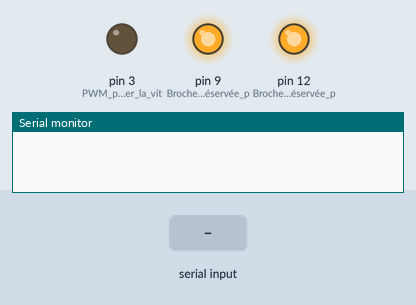
This sketch was run on a simulated Arduino Uno, built with avr-gcc and run on an emulated ATmega328P. Shown: output pins drawn as LEDs (lit = HIGH), the last lines printed to the serial monitor. The inputs (shaded band) are chosen by the test bench.

Above: at 1.2 s.
1.3 s: "a" received over Serial
At 1.8 s:
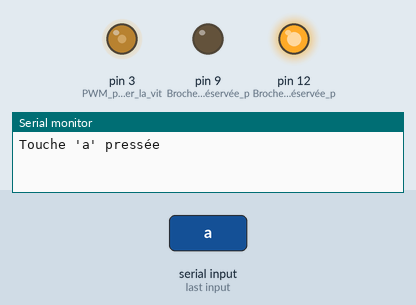
Timing chart, 0 to 4.9 s (numbered marks = the images above; inputs shaded):
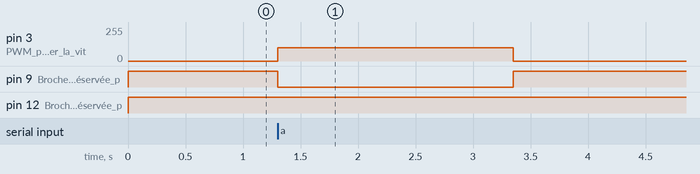

The sketch:

test_mot_v0.ino
```cpp
void setup() {// fonction pour initialiser les pins
  // Démarrez la communication série à une vitesse de 9600 bauds
  Serial.begin(9600);
  pinMode(12, OUTPUT); // Broche Arduino réservée pour le sens de rotation du moteur A
  pinMode(9, OUTPUT); // Broche Arduino réservée pour le freinage du moteur A
  pinMode(3,OUTPUT);// PWM pour contrôler la vitesse du moteur (0 à 255)
}

void loop() {
  digitalWrite(12, HIGH); // Le moteur A tourne dans le sens normal
  digitalWrite(9, HIGH); // Activation du frein moteur A (HIGH)
  analogWrite(3,0); // Pas de vitesse pour le moteur A (PWM)

  // Vérifiez si des données sont disponibles sur le port série
    // On lit le caractère reçu
    char receivedChar = Serial.read();

    //On exécute la fonction a si on a reçu le caractère 'a'
    if (receivedChar=='a') {
      fonctionA();
      delay(2000);
  }
  delay(50);
}

void fonctionA() {
  Serial.println("Touche 'a' pressée");// affiche du message
  digitalWrite(9, LOW); // Désactivation du frein moteur A
  analogWrite(3,100);// ne pas mettre en dessous de 50 ()
}
```

Measured:
- after the input at 1.3 s, pin 3 (PWM_pour_contrôler_la_vit): 0/255 → 100/255 at once, → 0/255 2.1 s later; pin 9 (Broche_Arduino_réservée_p): HIGH → LOW at once, → HIGH 2.1 s later
